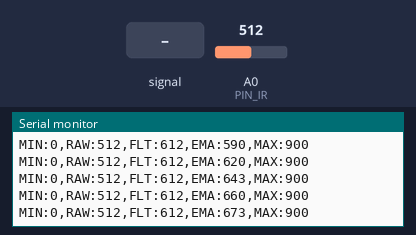
Recording of a sketch running on a simulated Arduino Uno, built with avr-gcc and run on an emulated ATmega328P. Shown: the last lines printed to the serial monitor. The test bench sets the inputs (shaded band); at power-on: A0 (PIN_IR) = 512.

Above: at 1.2 s.
1.3 s: A0 (PIN_IR) fed a 200 Hz sine of ±81 counts around its level
At 1.44 s:
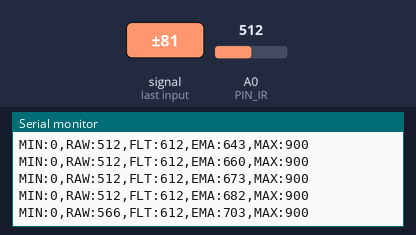
2.8 s: A0 (PIN_IR) set to 716
At 2.84 s:
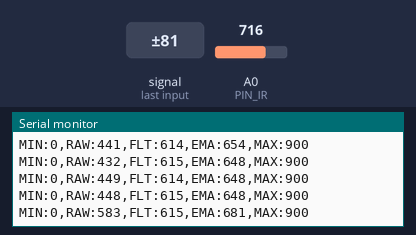
4.3 s: A0 (PIN_IR) fed a 1000 Hz sine of ±255 counts around its level
At 4.64 s:
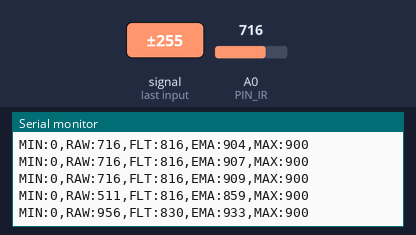
5.8 s: A0 (PIN_IR) set to 900
At 5.81 s:
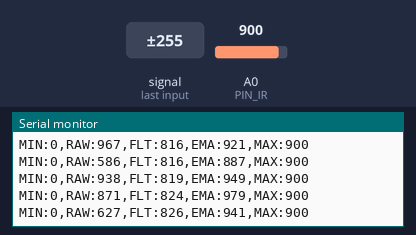
Timing chart, 0 to 8.3 s (numbered marks = the images above; inputs shaded):
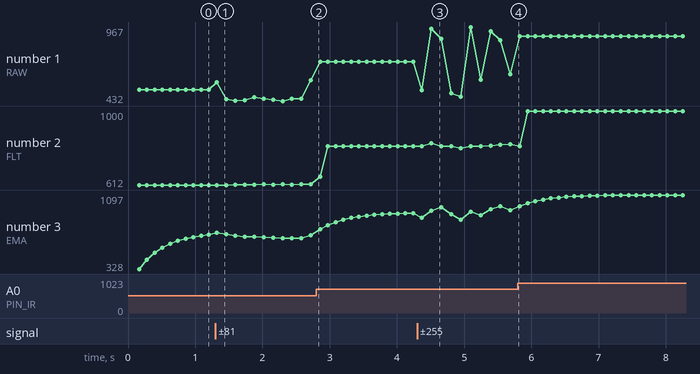

The sketch:

19_example_1.ino
```cpp
// Arduino pin assignment
#define PIN_IR A0

// configurable parameters
#define LOOP_INTERVAL 50    // Loop Interval (unit: msec)
#define _EMA_ALPHA    0.75   // EMA weight of new sample (range: 0 to 1)
                            // Setting EMA to 1 effectively disables EMA filter.

// global variables
unsigned long last_sampling_time; // unit: msec
int ema;                          // Voltage values from the IR sensor (0 ~ 1023)

void setup()
{
  Serial.begin(1000000);    // 1,000,000 bps

  last_sampling_time = 0;

  /*while(1) {
    while (Serial.available() == 0)
      ;
    Serial.read();  // wait for <Enter> key
    ir_sensor_filtered(1000, 0.5, 2);
  }*/
}

void loop()
{
  unsigned int raw, filtered;           // Voltage values from the IR sensor (0 ~ 1023)

  // wait until next sampling time.
  if (millis() < (last_sampling_time + LOOP_INTERVAL))
    return;
  last_sampling_time += LOOP_INTERVAL;

  // Take a median value from multiple measurements
  filtered = ir_sensor_filtered(1000, 0.5, 0);

  // Take a single measurement
  raw = analogRead(PIN_IR);

  // Calculate EMA
  ema = _EMA_ALPHA * ema + (1.0 - _EMA_ALPHA) * raw;

  // Oupput the raw, filtered, and EMA values for comparison purpose
  Serial.print("MIN:"); Serial.print(0);              Serial.print(",");
  Serial.print("RAW:"); Serial.print(raw);            Serial.print(",");
  Serial.print("FLT:"); Serial.print(filtered + 100); Serial.print(",");
  Serial.print("EMA:"); Serial.print(ema + 200);      Serial.print(",");
  Serial.print("MAX:"); Serial.println(900);
}

int compare(const void *a, const void *b) {
  return (*(unsigned int *)a - *(unsigned int *)b);
}

unsigned int ir_sensor_filtered(unsigned int n, float position, int verbose)
{
  // Eliminate spiky noise of an IR distance sensor by repeating measurement and taking a middle value
  // n: number of measurement repetition
  // position: the percentile of the sample to be taken (0.0 <= position <= 1.0)
  // verbose: 0 - normal operation, 1 - observing the internal procedures, and 2 - calculating elapsed time.
  // Example 1: ir_sensor_filtered(n, 0.5, 0) => return the median value among the n measured samples.
  // Example 2: ir_sensor_filtered(n, 0.0, 0) => return the smallest value among the n measured samples.
  // Example 3: ir_sensor_filtered(n, 1.0, 0) => return the largest value among the n measured samples.

  // The output of Sharp infrared sensor includes lots of spiky noise.
  // To eliminate such a spike, ir_sensor_filtered() performs the following two steps:
  // Step 1. Repeat measurement n times and collect n * position smallest samples, where 0 <= postion <= 1.
  // Step 2. Return the position'th sample after sorting the collected samples.

  // returns 0, if any error occurs

  unsigned int *ir_val, ret_val;
  unsigned int start_time;

  if (verbose >= 2)
    start_time = millis();

  if ((n == 0) || (n > 1000) || (position < 0.0) || (position > 1))
    return 0;

  if (position == 1.0)
    position = 0.999;

  if (verbose == 1) {
    Serial.print("n: "); Serial.print(n);
    Serial.print(", position: "); Serial.print(position);
    Serial.print(", ret_idx: ");  Serial.println((unsigned int)(n * position));
  }

  ir_val = (unsigned int *)malloc(sizeof(unsigned int) * n);
  if (ir_val == NULL)
    return 0;

  if (verbose == 1)
    Serial.print("IR:");

  for (int i = 0; i < n; i++) {
    ir_val[i] = analogRead(PIN_IR);
    if (verbose == 1) {
        Serial.print(" ");
        Serial.print(ir_val[i]);
    }
  }

  if (verbose == 1)
    Serial.print  ("  => ");

  qsort(ir_val, n, sizeof(unsigned int), compare);
  ret_val = ir_val[(unsigned int)(n * position)];

  if (verbose == 1) {
    for (int i = 0; i < n; i++) {
        Serial.print(" ");
        Serial.print(ir_val[i]);
    }
    Serial.print(" :: ");
    Serial.println(ret_val);
  }
  free(ir_val);

  if (verbose >= 2) {
    Serial.print("Elapsed time: "); Serial.print(millis() - start_time); Serial.println("ms");
  }

  return ret_val;
}
```

Measured:
- after the input at 1.3 s, the serial monitor: prints a new line at once (image 1)
- after the input at 4.3 s, the serial monitor: prints a new line after 0.07 s (image 3)
- plotted number 1: 512 → 583 after the input at 1.3 s, 583 → 716 after the input at 2.8 s, 716 → 627 after the input at 4.3 s
- plotted number 2: 612 → 615 after the input at 1.3 s, 615 → 816 after the input at 2.8 s, 816 → 826 after the input at 4.3 s, 826 → 1000 after the input at 5.8 s
- plotted number 3: 682 → 681 after the input at 1.3 s, 681 → 909 after the input at 2.8 s, 909 → 941 after the input at 4.3 s, 941 → 1097 after the input at 5.8 s
